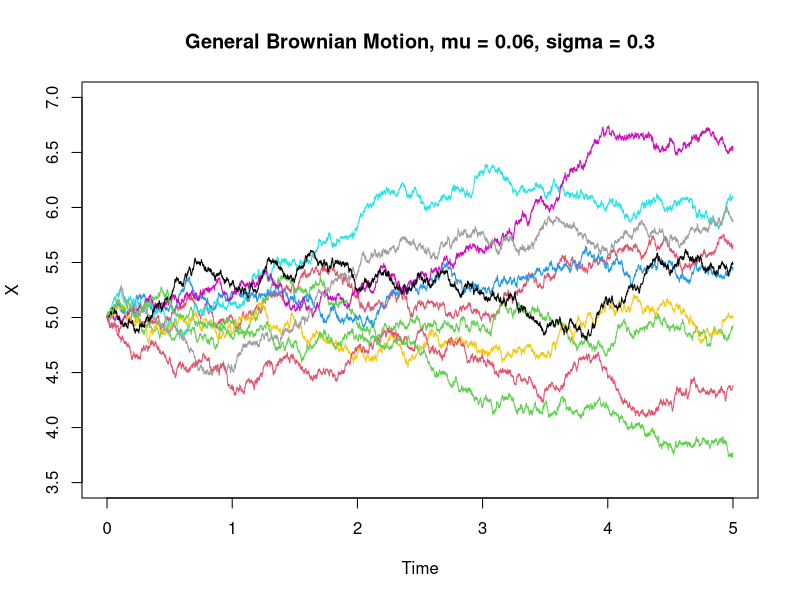

This chart was generated by the following R code:
m <- 10	# No. of paths
n <- 5000	# No of time points
t <- 5
dt <- t/n
mu <- 0.06
sigma <- 0.3
w0 <- 5

w2 <- vector(,m)
w5 <- vector(,m)
T <- seq(0, t, dt)
pal <- palette()

for (i in 1:m) {
	Z <- rnorm(n)
	X <- cumsum(c(w0, mu*dt + sigma*dt^(1/2)*Z))
	w2[i] <- X[n*(2/t) + 1]
	w5[i] <- X[n + 1]
	if(i == 1) {
		plot(T, X, ylim=c(3.5, 7), col=pal[i %% 8 + 1], cex=0.0001, main="General Brownian Motion, mu = 0.06, sigma = 0.3", xlab="Time", ylab="X", type="l")
	} else {
		lines(T, X, col=pal[i %% 8 + 1], cex=0.0001)
	}
}

dev.copy(png,"plot2.png");
dev.off ();

cat(" E[X(2) = ",mean(w2),"\n")
cat(" E[X(5) = ",mean(w5),"\n")

rm(list = ls())